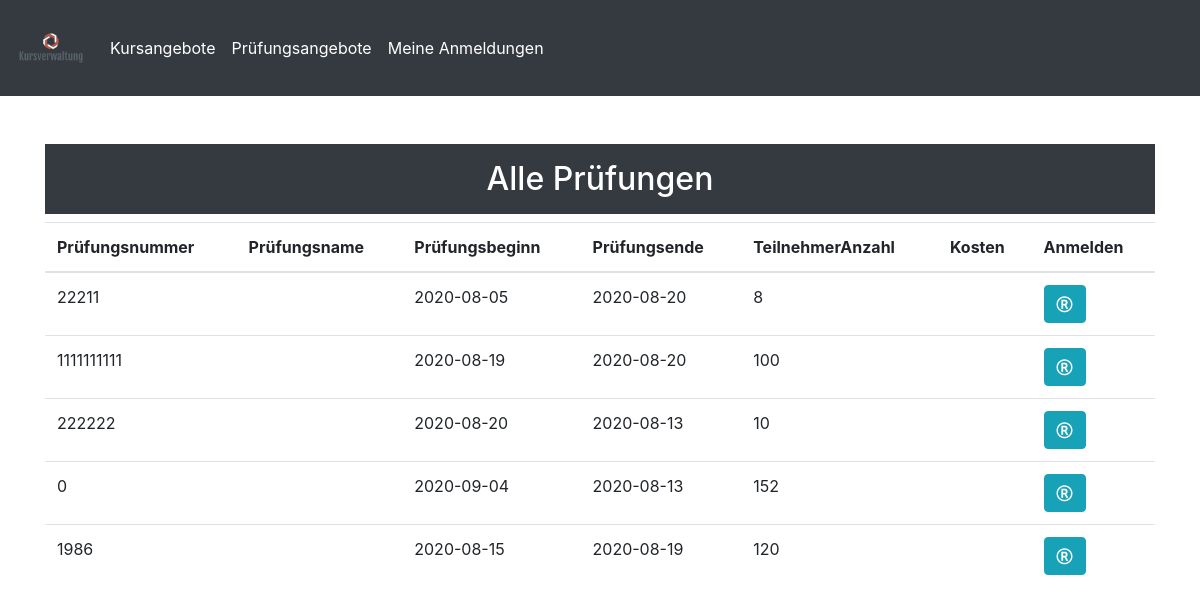
Page /user/pListe.php on the earlier database version.
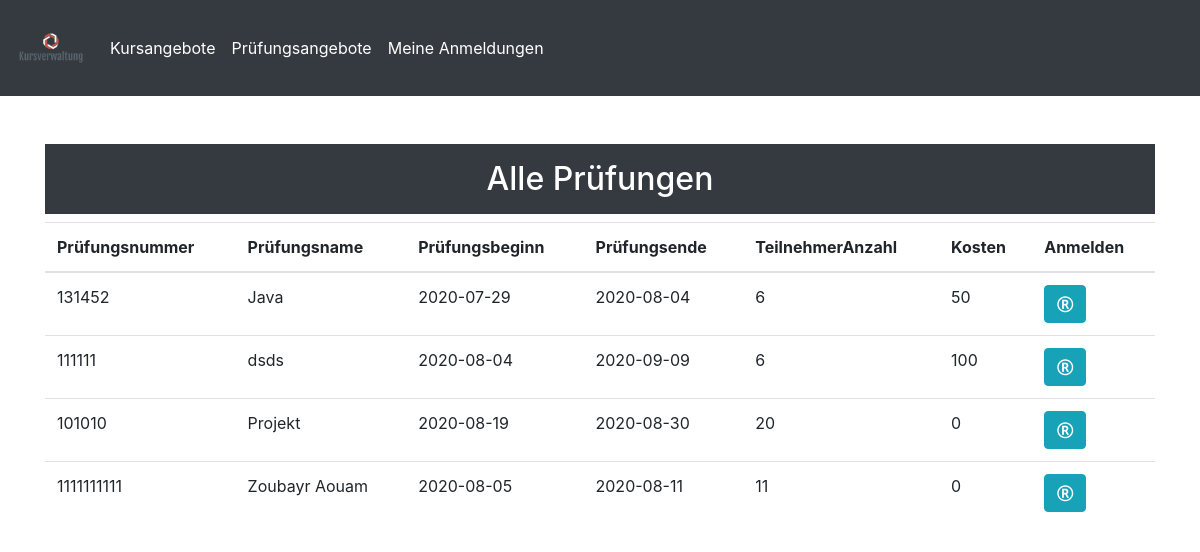
Same page on the later database version.
### tables this page shows
CREATE TABLE `pruefung` (
  `pruefungID` int(11) NOT NULL,
  `pruefungNummer` int(11) NOT NULL,
  `pruefungName` varchar(255) NOT NULL,
  `pruefungBeginn` date NOT NULL,
  `pruefungEnde` date NOT NULL,
  `teilnehmerAnzahl` int(11) NOT NULL,
  `dozentID` int(11) NOT NULL,
  `kosten` decimal(10,0) NOT NULL,
  `pruefungCreated` timestamp NOT NULL DEFAULT current_timestamp()
);

### class/database.php (called while the page is built, shortened)
<?php
class Database
{
  private $serverName = "localhost";
  private $userName = "root";
  private $password = "";
  private $dbName = "kursverwaltung";
  private $con;
  public function __construct()
  {
    $this->con = new mysqli($this->serverName, $this->userName, $this->password, $this->dbName);
  }
   public function read($table)
   {
     $sql="SELECT * FROM $table";
     $result = mysqli_query($this->con, $sql);
     while($row = mysqli_fetch_assoc($result))
      {
        $data[] = $row;
      }
       return $data;
    }
}
 ?>

### user/pListe.php (the view)
<?php
include('incUser\header.php');
?>
<div class="container">
  <div class="row">
    <div class="col-sm-12">
      <h2 class="p-3 col text-center mt-5 text-white bg-dark"> Alle Prüfungen </h2>
      <table class="table">
        <thead>
         <tr>
          <th scope="col"> Prüfungsnummer </th>
          <th scope="col"> Prüfungsname</th>
          <th scope="col"> Prüfungsbeginn </th>
          <th scope="col"> Prüfungsende </th>
          <th scope="col"> TeilnehmerAnzahl </th>
          <th scope="col"> Kosten </th>
          <th scope="col"> Anmelden </th>
         </tr>
        </thead>
      <tbody>
        <?php foreach ($db->read('pruefung') as $row): ?>
          <tr>
            <td scope="row"><?php echo $row['pruefungNummer'] ?></td>
            <td scope="row"><?php echo $row['pruefungName'] ?></td>
            <td scope="row"><?php echo $row['pruefungBeginn'] ?></td>
            <td scope="row"><?php echo $row['pruefungEnde'] ?></td>
            <td scope="row"><?php echo $row['teilnehmerAnzahl'] ?></td>
            <td scope="row"><?php echo $row['kosten'] ?></td>
            <td>
             <a href="pAnmelden.php?id=<?php echo $row['pruefungID']?>" class="btn btn-info"><i class="fa fa-registered"></i></a>
            </td>
          </tr>
          <?php endforeach; ?>
        </tbody>
      </div>
  </div>
</div>
<?php
include('incUser\footer.php');
?>

Differences in the rows shown:
removed pruefung: pruefungNummer "22211", pruefungBeginn "2020-08-05", pruefungEnde "2020-08-20", teilnehmerAnzahl "8"
removed pruefung: pruefungNummer "1111111111", pruefungBeginn "2020-08-19", pruefungEnde "2020-08-20", teilnehmerAnzahl "100"
removed pruefung: pruefungNummer "222222", pruefungBeginn "2020-08-20", pruefungEnde "2020-08-13", teilnehmerAnzahl "10"
removed pruefung: pruefungNummer "0", pruefungBeginn "2020-09-04", pruefungEnde "2020-08-13", teilnehmerAnzahl "152"
removed pruefung: pruefungNummer "1986", pruefungBeginn "2020-08-15", pruefungEnde "2020-08-19", teilnehmerAnzahl "120"
added pruefung: pruefungNummer "131452", pruefungName "Java", pruefungBeginn "2020-07-29", pruefungEnde "2020-08-04", teilnehmerAnzahl "6", kosten "50"
added pruefung: pruefungNummer "111111", pruefungName "dsds", pruefungBeginn "2020-08-04", pruefungEnde "2020-09-09", teilnehmerAnzahl "6", kosten "100"
added pruefung: pruefungNummer "101010", pruefungName "Projekt", pruefungBeginn "2020-08-19", pruefungEnde "2020-08-30", teilnehmerAnzahl "20", kosten "0"
added pruefung: pruefungNummer "1111111111", pruefungName "Zoubayr Aouam", pruefungBeginn "2020-08-05", pruefungEnde "2020-08-11", teilnehmerAnzahl "11", kosten "0"
